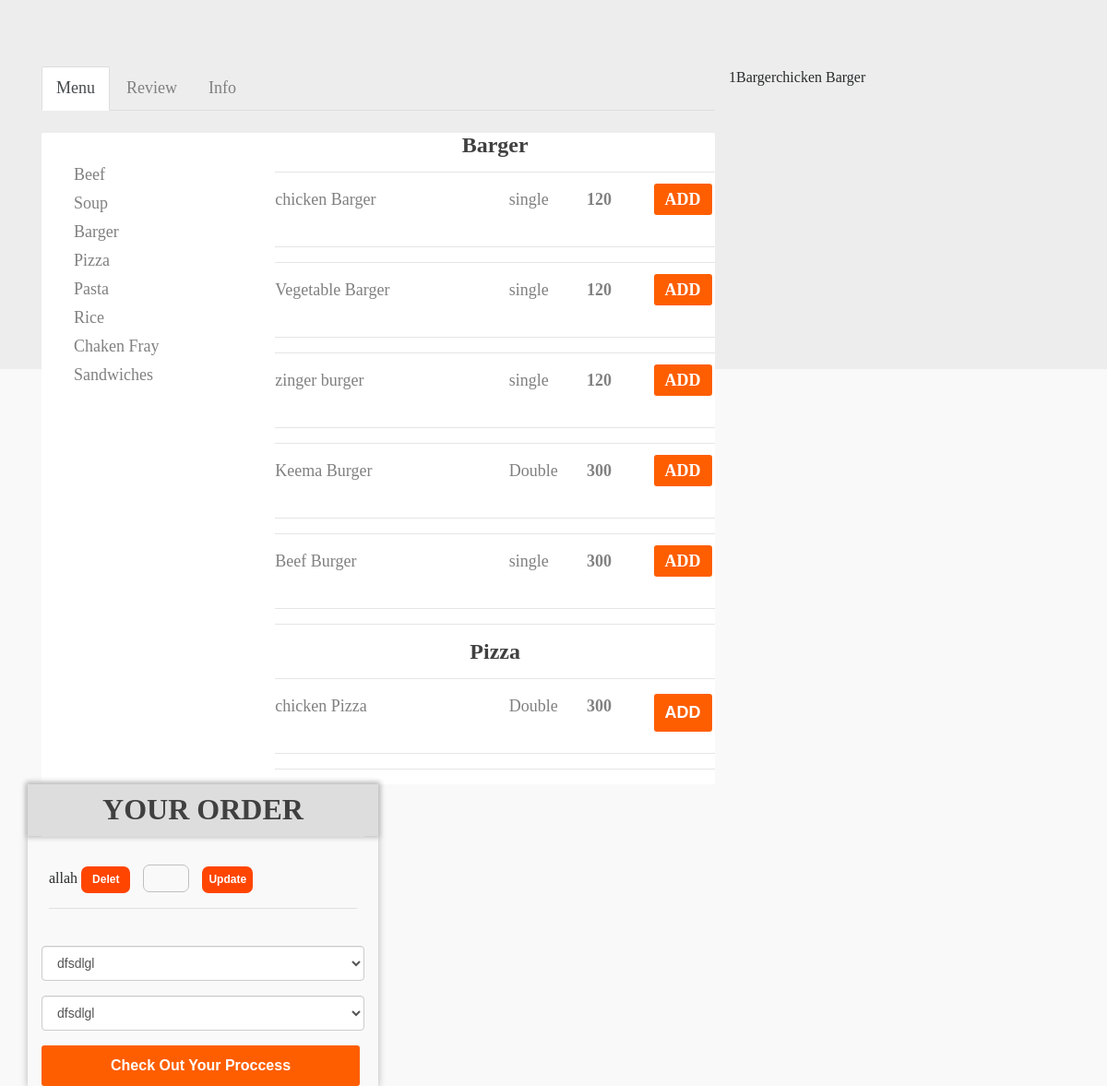
The app's page /upwork/food.php with its own data.
### tables this page shows
CREATE TABLE `food_menu` (
  `id` int(30) NOT NULL auto_increment,
  `food_menu` varchar(30) default NULL,
  PRIMARY KEY  (`id`)
);

CREATE TABLE `food_item` (
  `id` int(30) NOT NULL auto_increment,
  `item` varchar(30) default NULL,
  `catagory` varchar(30) default NULL,
  `single_double` varchar(30) default NULL,
  `price` varchar(30) default NULL,
  `city` varchar(30) default NULL,
  PRIMARY KEY  (`id`)
);

### upwork/food.php (the view, shortened to what this page needs)
<!DOCTYPE html>
<html lang="en">
  <head>
    <link rel="stylesheet" href="bootstrap.min.css">
    <link rel="stylesheet" href="asset/css/bootstrap.min.css">
    <link rel="stylesheet" href="asset/css/font-awesome.min.css">
    <link rel="stylesheet" href="asset/css/mdb.min.css">
  </head>
  <body>
   <br><br><br>
   <div class="container">
       <div class="row">
           <div class="col-md-8">
               <div class="row">
                   <div class="col-md-12">
<ul class="nav nav-tabs tabs-3" role="tablist">
    <li class="nav-item">
        <a class="nav-link active" data-toggle="tab" href="#panel1" role="tab">Menu</a>
    </li>
    <li class="nav-item">
        <a class="nav-link" data-toggle="tab" href="#panel2" role="tab">Review</a>
    </li>
    <li class="nav-item">
        <a class="nav-link" data-toggle="tab" href="#panel3" role="tab">Info</a>
    </li>
</ul>
                   </div>
               </div>
               <br>
        <div class="tab-content card">
            <div class="tab-pane fade in show active" id="panel1" role="tabpanel">
               <div class="row" id="">
                   <div class="col-md-4">
                       <ul class="ul_li" id="">
                          <br>
                          <?php
                                $select_food_menu=mysql_query("SELECT * FROM food_menu");
                                while($fetch_food_menu=mysql_fetch_array($select_food_menu)){
                           ?>
                           <li><a href="<?php print $fetch_food_menu[1]?>"><?php print $fetch_food_menu[1];?></a></li>
                          <?php } ?>
                       </ul>
                   </div>
                   <?php
 $select_food_menu=mysql_query("SELECT * FROM food_item WHERE item='Barger'");
$fetch_food_menu=mysql_fetch_array($select_food_menu);
                        if($fetch_food_menu[0]='shop'){
                   ?>
                   <div class="col-md-8">
                       <div class="single_menu">
                            <h4 class="text-center"><?php print $fetch_food_menu[1]; ?></h4>
                             <?php
                            $select_food_menu=mysql_query("SELECT * FROM food_item WHERE item='Barger'");
                            while($fetch_food_menu=mysql_fetch_array($select_food_menu)){
                       ?>
                          <hr>
                          <form action="" method="post" enctype="multipart/form-data">
                           <div class="row" id="1">
                              <br><br>
                               <div class="col-md-6">
                                   <p><?php print $fetch_food_menu[2];?></p>
                               </div>
                               <div class="col-md-2">
                                   <p><?php print $fetch_food_menu[3];?></p>
                               </div>
                               <div class="col-md-2">
                                   <a href=""><b><?php print $fetch_food_menu[4];?></b>
                               </div>
                               <div class="col-md-2">
                                  <a href="service.php?page=food&id=<?php print $fetch_food_menu[0]; ?>"><span class="add">Add</span></a>
                               </div>
                           </div>
                           </form>
                           <hr>
                           <?php } ?>
                           <hr>
                          <?php
                            $select_food_menu=mysql_query("SELECT * FROM food_item WHERE item='Pizza'");
$fetch_food_menu=mysql_fetch_array($select_food_menu);
                           ?>
                            <h4 class="text-center"><?php print $fetch_food_menu[1]; ?></h4>
                             <?php
                            $select_food_menu=mysql_query("SELECT * FROM food_item WHERE item='Pizza'");
                            while($fetch_food_menu=mysql_fetch_array($select_food_menu)){
                       ?>
                          <hr>
                           <div class="row" id="1">
                              <br><br>
                               <div class="col-md-6">
                                   <p><?php print $fetch_food_menu[2];?></p>
                               </div>
                               <div class="col-md-2">
                                   <p><?php print $fetch_food_menu[3];?></p>
                               </div>
                               <div class="col-md-2">
                                   <a href=""><b><?php print $fetch_food_menu[4];?></b>
                               </div>
                               <div class="col-md-2">
<input type="submit" class="add" name="add" value="Add"></a>
                               </div>
                           </div>
                           <hr>
                           <?php } ?>
                           <hr>
                       </div>
                   </div>
                   <?php
                        }
                   ?>
                   </div>
               </div>
           </div>
       </div>
            <?php
$select_value=mysql_query("SELECT * FROM food_item");
$fetch_value=mysql_fetch_array($select_value);
print $fetch_value[0];
print $fetch_value[1];
print $fetch_value[2];
?>
           <div class="col-md-4" style="box-shadow: 0px 0px 7px 1px silver">
                <h2 class="text-center" style="background:#DDDDDD;margin:0 -15px;padding: 10px 0px;box-shadow:0px 0px 5px 2px silver;">YOUR ORDER</h2>
                <table class="table">
                    <tr>
                       <td>
                   <?php print 'allah';?>
                            <input type="submit" value="Delet" style="background: orangered;border: none;padding: 6px 12px;border-radius: 7px;font-size:12px;color:white;font-weight:700;">
                            <span style="margin:0 10px;"> <input type="text" style="height: 26px;width:44px;border:1px solid silver;border-radius:7px;"> </span>
                            <input type="submit" value="Update" style="background: orangered;border: none;padding: 6px 7px;border-radius: 7px;font-size:12px;color:white;font-weight:700;">
                                           <hr>
                        </td>
                    </tr>
                </table>
                <div class="form-group">
                    <select name="" class="form-control" id="">
                        <option value="">dfsdlgl</option>
                    </select>
                </div>
                <div class="form-group">
                    <select name="" class="form-control" id="">
                        <option value="">dfsdlgl</option>
                    </select>
                </div>
<button type="button" class="" data-toggle="modal" data-target="#myModal" style="background:#FF5E00;padding:10px 75px;border:none;border-radius:3px;color:white;font-weight:700;">
  Check Out Your Proccess
</button>
           </div>
   </div>
      </div>
    </body>
</html>

### records on screen
food_menu: food_menu "Beef"
food_menu: food_menu "Soup"
food_menu: food_menu "Barger"
food_menu: food_menu "Pizza"
food_menu: food_menu "Pasta"
food_menu: food_menu "Rice"
food_menu: food_menu "Chaken Fray"
food_menu: food_menu "Sandwiches"
food_item: item "Barger", catagory "chicken Barger", single_double "single", price "120", id "1"
food_item: catagory "Vegetable Barger", single_double "single", price "120"
food_item: catagory "zinger burger", single_double "single", price "120"
food_item: catagory "Keema Burger", single_double "Double", price "300"
food_item: catagory "Beef Burger", single_double "single", price "300"
food_item: item "Pizza", catagory "chicken Pizza", single_double "Double", price "300"
